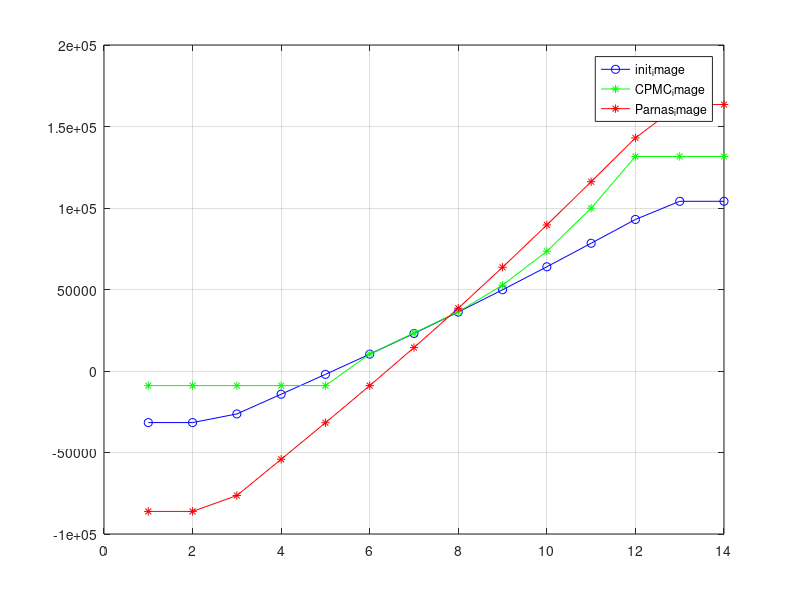

Reproduce this figure in MATLAB.
function test_FilmResponse2()
  
     Im = [ 7000, 10000, 15000, 20000, 25000, 30000, 35000, 40000, 45000, 50000, 55000, 60000];
    Im =  [5629 5807 6231 7229 9513 14412 23462 36162 48207 55952 59739 ...
                    61340 61975 62221 ];
     % Im = 1.0e+004 * Im      
      
      Correction.coef(1)=62372;
      Correction.coef(2)= 14.922;
      Correction.coef(3)= 5.1665;
      Correction.coef(4)=0.90103;
      Correction.coef(5)=5500;
     ValidityBegining1=Correction.coef(5)+500;
     ValidityEnding1=Correction.coef(1)-500;
     X1=1:65536;
     %xlin = X;
     X1(1:ValidityBegining1)=ValidityBegining1;X1(ValidityEnding1:end)=ValidityEnding1;
         
    %figure;
     %plot(xlin, X);
     Y1=Correction.coef(2)+Correction.coef(3)*log(((X1-Correction.coef(1))./(Correction.coef(5)-Correction.coef(1))).^(-1/Correction.coef(4))-1);
     [maxi_1,i0_1]=max(diff(X1)./diff(Y1))   %compute the slope of the linear part
     CorrectedIm1=(Y1(Im+1)-Y1(i0_1))*maxi_1  + X1(i0_1);  
    
      Correction.coef(3) = 2.81;
     Y3=Correction.coef(2)+Correction.coef(3)*log(((X1-Correction.coef(1))./(Correction.coef(5)-Correction.coef(1))).^(-1/Correction.coef(4))-1);
     [maxi_3,i0_3]=max(diff(X1)./diff(Y3))   %compute the slope of the linear part
     CorrectedIm3=(Y1(Im+1)-Y1(i0_3))*maxi_3  + X1(i0_1);  
      %   xf = -20:5:60;
    % Yf = Correction.coef(5) + (Correction.coef(1) - Correction.coef(5)) ./ (1 + exp( (-xf + Correction.coef(2)) ./ Correction.coef(3))).^Correction.coef(4);
    % yf = Yf'
     
     
     
            Correction.coef(1)=61622;
            Correction.coef(2)=18.84;
            Correction.coef(3)=2.8145;
            Correction.coef(4)=0.34672;
            Correction.coef(5)=10000;
            ValidityBegining2=Correction.coef(5)+500;
            ValidityEnding2=Correction.coef(1)-500;
            X2=1:65536;
     %xlin = X;
     X2(1:ValidityBegining2)=ValidityBegining2;X2(ValidityEnding2:end)=ValidityEnding2;
            
      Y2=Correction.coef(2)+Correction.coef(3)*log(((X2-Correction.coef(1))./(Correction.coef(5)-Correction.coef(1))).^(-1/Correction.coef(4))-1);
     [maxi_2,i0_2]=max(diff(X2)./diff(Y2))   %compute the slope of the linear part
     CorrectedIm2=(Y2(Im+1)-Y2(i0_2))*maxi_2  + X2(i0_2);  
     
     Implot = [Im' CorrectedIm1' CorrectedIm2']
     xim = (1:length(Im)) * 1;
     figure;
     plot( xim, CorrectedIm1, '-bo', xim, CorrectedIm2, '-g*',xim, CorrectedIm3, '-r*'); %xim,Im,'-rd',
     grid on;
     legend('init_image',  'CPMC_image','Parnas_image');
     
     
     
   
